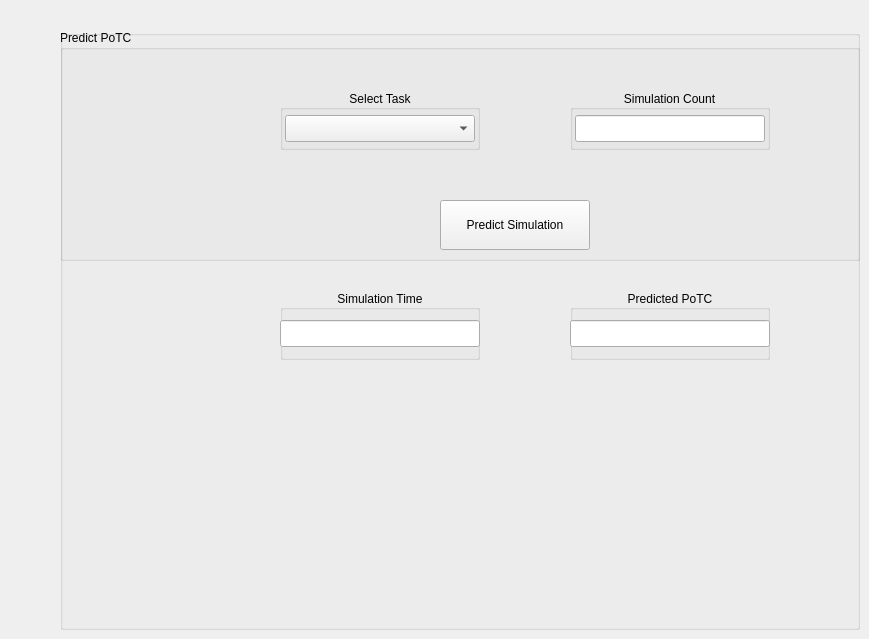
        <widget class="QWidget" name="tab_7">
         <attribute name="title">
          <string>Prognostic Analysis</string>
         </attribute>
         <widget class="QGroupBox" name="groupBox_potc_predict">
          <property name="geometry">
           <rect>
            <x>60</x>
            <y>30</y>
            <width>800</width>
            <height>600</height>
           </rect>
          </property>
          <property name="title">
           <string>Predict PoTC</string>
          </property>
          <widget class="QGroupBox" name="groupBox_m_prognostic_potc_failure_rate">
           <property name="geometry">
            <rect>
             <x>510</x>
             <y>260</y>
             <width>200</width>
             <height>70</height>
            </rect>
           </property>
           <property name="title">
            <string>Predicted PoTC</string>
           </property>
           <property name="alignment">
            <set>Qt::AlignCenter</set>
           </property>
           <widget class="QLineEdit" name="lineEdit_m_prognostic_potc">
            <property name="geometry">
             <rect>
              <x>0</x>
              <y>30</y>
              <width>200</width>
              <height>27</height>
             </rect>
            </property>
            <property name="readOnly">
             <bool>true</bool>
            </property>
           </widget>
          </widget>
          <widget class="QGroupBox" name="groupBox_m_prognostic_potc_simulation_time">
           <property name="geometry">
            <rect>
             <x>220</x>
             <y>260</y>
             <width>200</width>
             <height>70</height>
            </rect>
           </property>
           <property name="title">
            <string>Simulation Time</string>
           </property>
           <property name="alignment">
            <set>Qt::AlignCenter</set>
           </property>
           <widget class="QLineEdit" name="lineEdit_m_prognostic_potc_simulation_time">
            <property name="geometry">
             <rect>
              <x>0</x>
              <y>30</y>
              <width>200</width>
              <height>27</height>
             </rect>
            </property>
            <property name="readOnly">
             <bool>true</bool>
            </property>
           </widget>
          </widget>
          <widget class="QGroupBox" name="groupBox_general">
           <property name="geometry">
            <rect>
             <x>0</x>
             <y>0</y>
             <width>800</width>
             <height>231</height>
            </rect>
           </property>
           <property name="title">
            <string/>
           </property>
           <widget class="QGroupBox" name="groupBox_m_prognostic_potc_select_task">
            <property name="geometry">
             <rect>
              <x>220</x>
              <y>60</y>
              <width>200</width>
              <height>60</height>
             </rect>
            </property>
            <property name="title">
             <string>Select Task</string>
            </property>
            <property name="alignment">
             <set>Qt::AlignCenter</set>
            </property>
            <property name="flat">
             <bool>false</bool>
            </property>
            <property name="checkable">
             <bool>false</bool>
            </property>
            <widget class="QComboBox" name="comboBox_m_prognostic_potc_select_task">
             <property name="geometry">
              <rect>
               <x>5</x>
               <y>25</y>
               <width>190</width>
               <height>27</height>
              </rect>
             </property>
             <property name="currentText">
              <string/>
             </property>
            </widget>
           </widget>
           <widget class="QPushButton" name="pushButton_m_prognostic_potc_start_simulation">
            <property name="geometry">
             <rect>
              <x>380</x>
              <y>170</y>
              <width>150</width>
              <height>50</height>
             </rect>
            </property>
            <property name="text">
             <string>Predict Simulation</string>
            </property>
           </widget>
           <widget class="QGroupBox" name="groupBox_m_prognostic_potc_simulation_count">
            <property name="geometry">
             <rect>
              <x>510</x>
              <y>60</y>
              <width>200</width>
              <height>60</height>
             </rect>
            </property>
            <property name="title">
             <string>Simulation Count</string>
            </property>
            <property name="alignment">
             <set>Qt::AlignCenter</set>
            </property>
            <property name="flat">
             <bool>false</bool>
            </property>
            <property name="checkable">
             <bool>false</bool>
            </property>
            <widget class="QLineEdit" name="lineEdit_m_prognostic_potc_simulation_count">
             <property name="geometry">
              <rect>
               <x>5</x>
               <y>25</y>
               <width>190</width>
               <height>27</height>
              </rect>
             </property>
            </widget>
           </widget>
          </widget>
         </widget>
        </widget>
